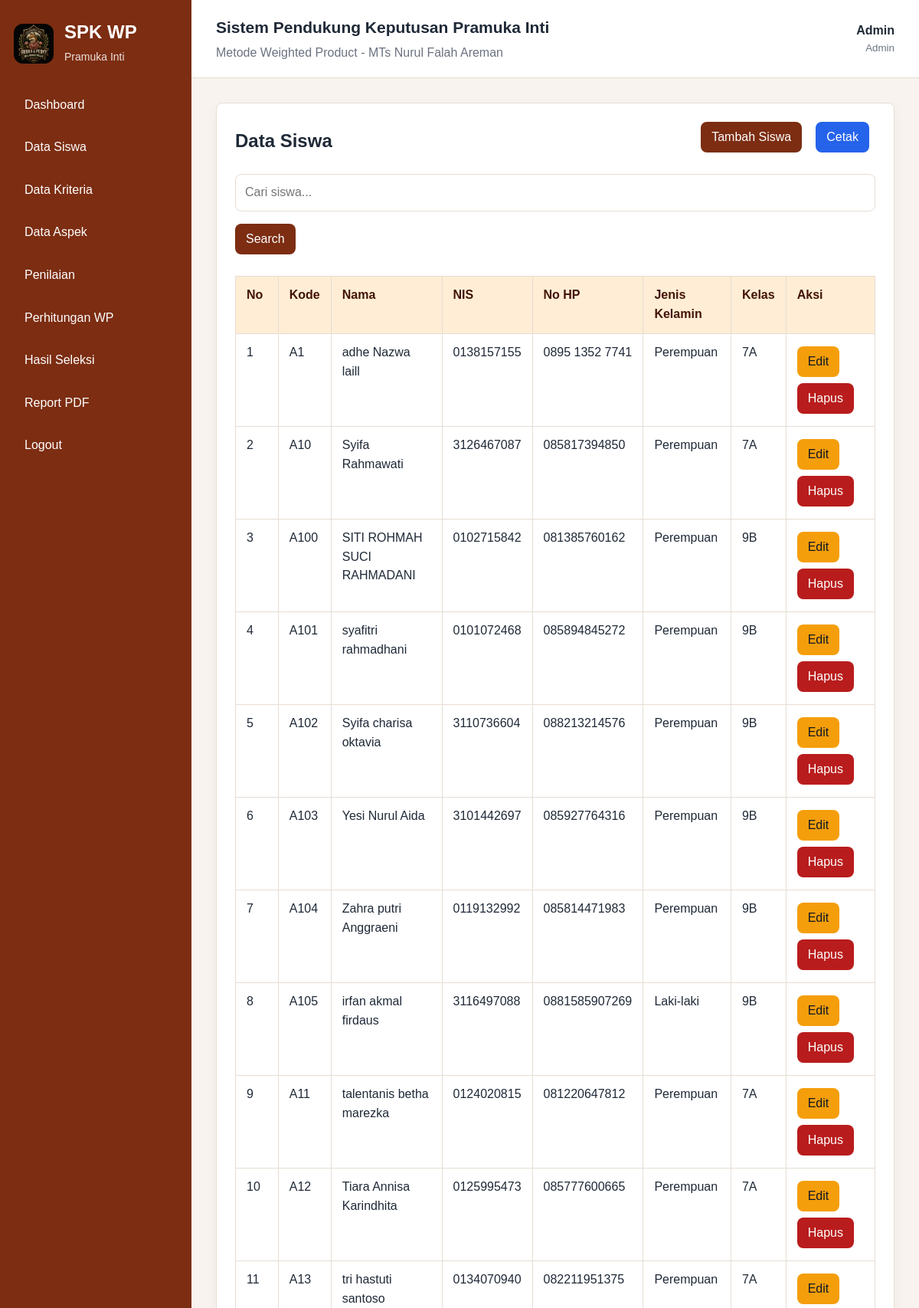
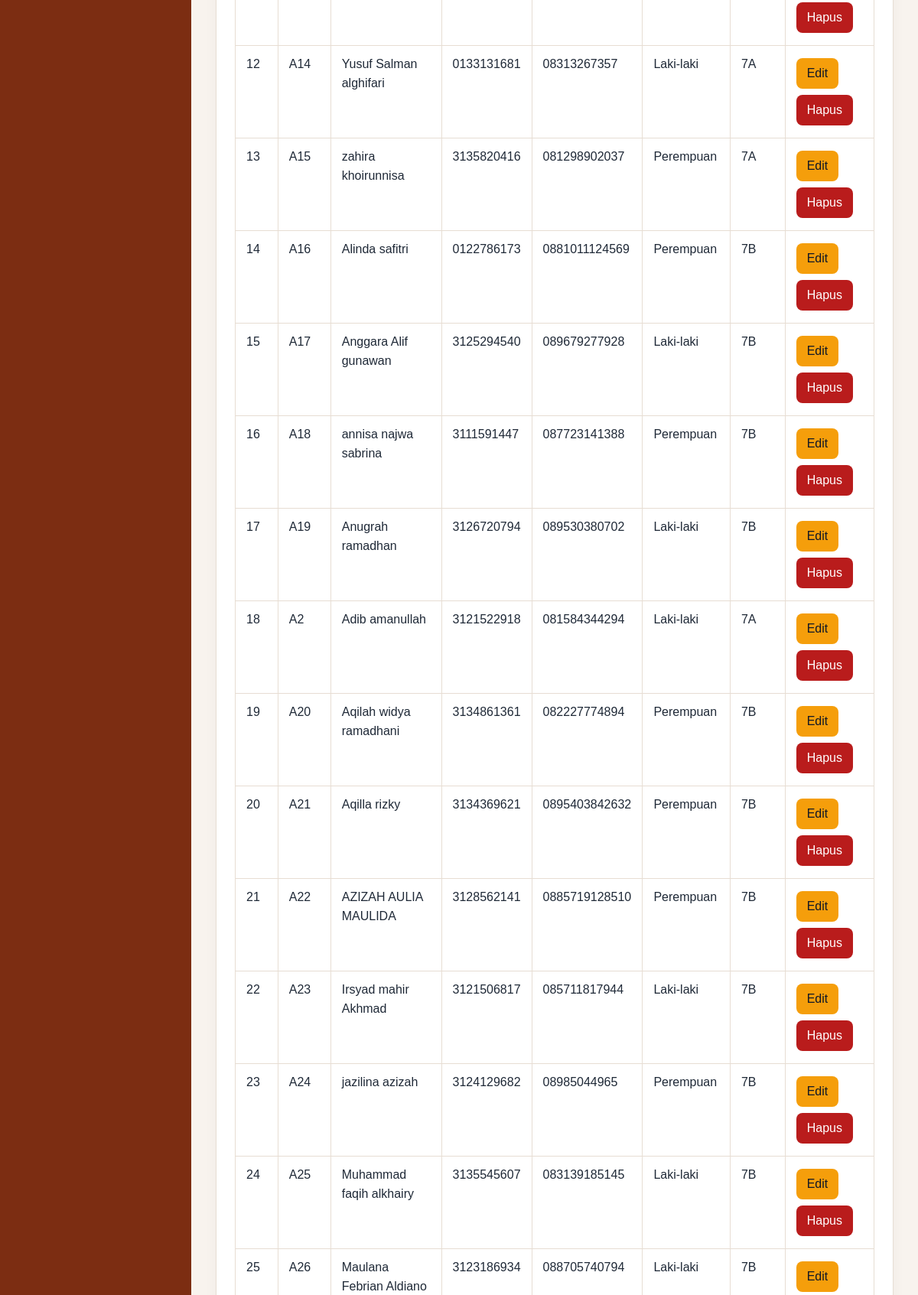
The app's page /pages/siswa/index.php (signed in, upper part) with its own data (2 pictures, top to bottom).
### tables this page shows
CREATE TABLE siswa (
    id_siswa INT AUTO_INCREMENT PRIMARY KEY,
    kode_siswa VARCHAR(20) NOT NULL UNIQUE,
    nama_siswa VARCHAR(100) NOT NULL,
    nis VARCHAR(30) NOT NULL,
    no_handphone VARCHAR(20) NOT NULL,
    jenis_kelamin ENUM('Laki-laki','Perempuan') NOT NULL,
    kelas VARCHAR(20) NOT NULL,
    created_at TIMESTAMP DEFAULT CURRENT_TIMESTAMP
);

### includes/auth.php (called while the page is built, shortened)
<?php
function e($value): string
{
    return htmlspecialchars((string) $value, ENT_QUOTES, 'UTF-8');
}
function user_role(): string
{
    return $_SESSION['user']['role'] ?? '';
}
function can_manage_master(): bool
{
    return user_role() === 'admin';
}

### pages/siswa/index.php (the view, shortened to what this page needs)
<?php
require_once __DIR__ . '/../../config/database.php';
require_once __DIR__ . '/../../includes/auth.php';
$keyword = trim($_GET['q'] ?? '');
$stmt = $pdo->prepare('SELECT * FROM siswa WHERE nama_siswa LIKE ? OR kode_siswa LIKE ? OR nis LIKE ? OR kelas LIKE ? ORDER BY kode_siswa ASC');
$search = '%' . $keyword . '%';
$stmt->execute([$search, $search, $search, $search]);
$siswa = $stmt->fetchAll();
include __DIR__ . '/../../includes/header.php';
?>
<div class="card">
    <div class="toolbar">
        <h2>Data Siswa</h2>
        <div>
            <?php if (can_manage_master()): ?><a class="btn btn-primary" href="tambah.php">Tambah Siswa</a><?php endif; ?>
            <a class="btn btn-print" href="cetak.php" target="_blank">Cetak</a>
        </div>
    </div>
    <form class="toolbar" method="get">
        <input type="search" name="q" placeholder="Cari siswa..." value="<?= e($keyword) ?>">
        <button class="btn btn-primary" type="submit">Search</button>
    </form>
    <div class="table-responsive">
        <table>
            <thead><tr><th>No</th><th>Kode</th><th>Nama</th><th>NIS</th><th>No HP</th><th>Jenis Kelamin</th><th>Kelas</th><?php if (can_manage_master()): ?><th>Aksi</th><?php endif; ?></tr></thead>
            <tbody>
            <?php foreach ($siswa as $i => $row): ?>
                <tr>
                    <td><?= $i + 1 ?></td><td><?= e($row['kode_siswa']) ?></td><td><?= e($row['nama_siswa']) ?></td><td><?= e($row['nis']) ?></td><td><?= e($row['no_handphone']) ?></td><td><?= e($row['jenis_kelamin']) ?></td><td><?= e($row['kelas']) ?></td>
                    <?php if (can_manage_master()): ?><td><a class="btn btn-warning" href="edit.php?id=<?= e($row['id_siswa']) ?>">Edit</a><a class="btn btn-danger" href="hapus.php?id=<?= e($row['id_siswa']) ?>" data-confirm="Hapus data siswa ini?">Hapus</a></td><?php endif; ?>
                </tr>
            <?php endforeach; ?>
            </tbody>
        </table>
    </div>
</div>
<?php include __DIR__ . '/../../includes/footer.php'; ?>

### assets/css/style.css (style rules this page uses)
:root { --primary: #7c2d12; --primary-light: #ffedd5; --dark: #1f2937; --muted: #6b7280; --border: #e7ddd3; --bg: #f8f3ee; --white: #ffffff; --danger: #b91c1c; --warning: #854d0e; }
* { box-sizing: border-box; }
body { margin: 0; font-family: Arial, sans-serif; background: var(--bg); color: var(--dark); line-height: 1.55; }
a { color: inherit; text-decoration: none; }
input, select, textarea, button { font: inherit; }
.card { background: var(--white); border: 1px solid var(--border); border-radius: 8px; padding: 24px; margin-bottom: 24px; box-shadow: 0 6px 18px rgba(15, 23, 42, .04); }
.card h2, .card h3 { margin: 0 0 16px; line-height: 1.3; }
.toolbar { display: flex; justify-content: space-between; gap: 16px; flex-wrap: wrap; align-items: center; margin-bottom: 20px; }
.toolbar h2 { margin: 0; line-height: 1.3; }
.toolbar>div { display: flex; flex-wrap: wrap; gap: 10px; }
.table-responsive { overflow-x: auto; }
table { width: 100%; border-collapse: collapse; background: var(--white); }
th, td { border: 1px solid var(--border); padding: 12px 14px; text-align: left; vertical-align: top; }
th { background: var(--primary-light); color: #431407; }
td .btn { margin: 4px 6px 4px 0; }
input, select, textarea { width: 100%; border: 1px solid var(--border); border-radius: 8px; padding: 11px 12px; background: #fff; }
.btn { display: inline-flex; align-items: center; justify-content: center; gap: 6px; border: 0; border-radius: 8px; padding: 10px 14px; cursor: pointer; background: #e5e7eb; color: var(--dark); margin: 0 8px 8px 0; line-height: 1.25; min-height: 40px; }
.btn-primary { background: var(--primary); color: var(--white); }
.btn-danger { background: var(--danger); color: var(--white); }
.btn-warning { background: #f59e0b; color: #111827; }
.btn-print { background: #2563eb; color: var(--white); }

### records on screen
siswa: kode_siswa "A1", nama_siswa "adhe Nazwa laill", nis "0138157155", no_handphone "0895 1352 7741", jenis_kelamin "Perempuan", kelas "7A"
siswa: kode_siswa "A10", nama_siswa "Syifa Rahmawati", nis "3126467087", no_handphone "085817394850", jenis_kelamin "Perempuan", kelas "7A"
siswa: kode_siswa "A100", nama_siswa "SITI ROHMAH SUCI RAHMADANI", nis "0102715842", no_handphone "081385760162", jenis_kelamin "Perempuan", kelas "9B"
siswa: kode_siswa "A101", nama_siswa "syafitri rahmadhani", nis "0101072468", no_handphone "085894845272", jenis_kelamin "Perempuan", kelas "9B"
siswa: kode_siswa "A102", nama_siswa "Syifa charisa oktavia", nis "3110736604", no_handphone "088213214576", jenis_kelamin "Perempuan", kelas "9B"
siswa: kode_siswa "A103", nama_siswa "Yesi Nurul Aida", nis "3101442697", no_handphone "085927764316", jenis_kelamin "Perempuan", kelas "9B"
siswa: kode_siswa "A104", nama_siswa "Zahra putri Anggraeni", nis "0119132992", no_handphone "085814471983", jenis_kelamin "Perempuan", kelas "9B"
siswa: kode_siswa "A105", nama_siswa "irfan akmal firdaus", nis "3116497088", no_handphone "0881585907269", jenis_kelamin "Laki-laki", kelas "9B"
siswa: kode_siswa "A11", nama_siswa "talentanis betha marezka", nis "0124020815", no_handphone "081220647812", jenis_kelamin "Perempuan", kelas "7A"
siswa: kode_siswa "A12", nama_siswa "Tiara Annisa Karindhita", nis "0125995473", no_handphone "085777600665", jenis_kelamin "Perempuan", kelas "7A"
siswa: kode_siswa "A13", nama_siswa "tri hastuti santoso", nis "0134070940", no_handphone "082211951375", jenis_kelamin "Perempuan", kelas "7A"
siswa: kode_siswa "A14", nama_siswa "Yusuf Salman alghifari", nis "0133131681", no_handphone "08313267357", jenis_kelamin "Laki-laki", kelas "7A"
siswa: kode_siswa "A15", nama_siswa "zahira khoirunnisa", nis "3135820416", no_handphone "081298902037", jenis_kelamin "Perempuan", kelas "7A"
siswa: kode_siswa "A16", nama_siswa "Alinda safitri", nis "0122786173", no_handphone "0881011124569", jenis_kelamin "Perempuan", kelas "7B"
siswa: kode_siswa "A17", nama_siswa "Anggara Alif gunawan", nis "3125294540", no_handphone "089679277928", jenis_kelamin "Laki-laki", kelas "7B"
siswa: kode_siswa "A18", nama_siswa "annisa najwa sabrina", nis "3111591447", no_handphone "087723141388", jenis_kelamin "Perempuan", kelas "7B"
siswa: kode_siswa "A19", nama_siswa "Anugrah ramadhan", nis "3126720794", no_handphone "089530380702", jenis_kelamin "Laki-laki", kelas "7B"
siswa: kode_siswa "A2", nama_siswa "Adib amanullah", nis "3121522918", no_handphone "081584344294", jenis_kelamin "Laki-laki", kelas "7A"
siswa: kode_siswa "A20", nama_siswa "Aqilah widya ramadhani", nis "3134861361", no_handphone "082227774894", jenis_kelamin "Perempuan", kelas "7B"
siswa: kode_siswa "A21", nama_siswa "Aqilla rizky", nis "3134369621", no_handphone "0895403842632", jenis_kelamin "Perempuan", kelas "7B"
siswa: kode_siswa "A22", nama_siswa "AZIZAH AULIA MAULIDA", nis "3128562141", no_handphone "0885719128510", jenis_kelamin "Perempuan", kelas "7B"
siswa: kode_siswa "A23", nama_siswa "Irsyad mahir Akhmad", nis "3121506817", no_handphone "085711817944", jenis_kelamin "Laki-laki", kelas "7B"
siswa: kode_siswa "A24", nama_siswa "jazilina azizah", nis "3124129682", no_handphone "08985044965", jenis_kelamin "Perempuan", kelas "7B"
siswa: kode_siswa "A25", nama_siswa "Muhammad faqih alkhairy", nis "3135545607", no_handphone "083139185145", jenis_kelamin "Laki-laki", kelas "7B"
siswa: kode_siswa "A26", nama_siswa "Maulana Febrian Aldiano", nis "3123186934", no_handphone "088705740794", jenis_kelamin "Laki-laki", kelas "7B"

### other values on screen
$_SESSION['user']['nama'] "Admin"
str_replace('_', ' ', user_role()) "Admin"
